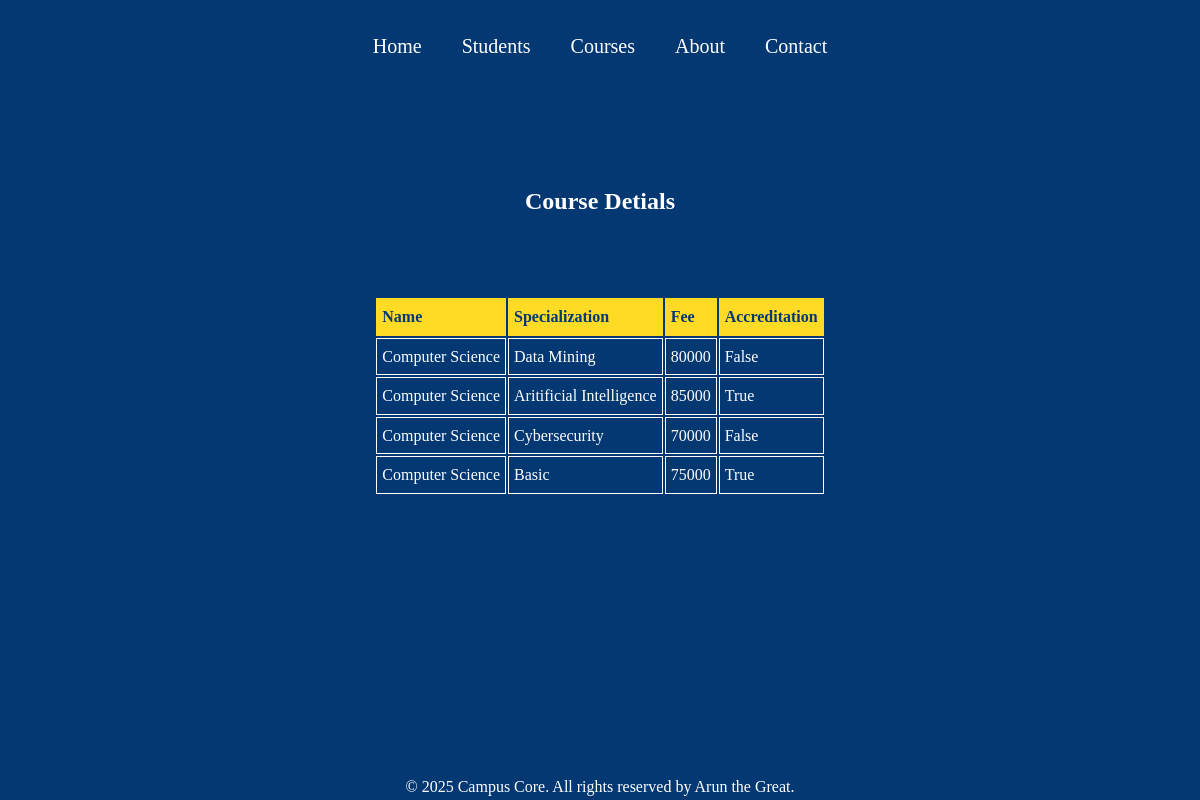
/courses/details, run on the app's committed database.
### courses/models.py (models this page shows)
class Courses(models.Model):
    name=models.CharField(max_length=30)
    spec=models.CharField(max_length=60)
    fee=models.IntegerField()
    accr=models.BooleanField()

### courses/views.py (the view)
def course_details(request):
    data = Courses.objects.all()
    return render(request, "courses/details.html", {"details":data})

### templates/courses/details.html
{% extends 'base.html' %}
{% load static %}
{% block content %}
<div class="container" id='updater'>
    <h2>Course Detials</h2><br>
<table class="crs_table">
    <tr>
        <th>Name</th>
        <th>Specialization</th>
        <th>Fee</th>
        <th>Accreditation</th>
    </tr>
    {% for course in details %}
    <tr>
        <td>{{course.name}}</td>
        <td>{{course.spec}}</td>
        <td>{{course.fee}}</td>
        <td>{{course.accr}}</td>
    </tr>
    {% endfor %}
</table>
</div>
{% endblock %}

### static/styles/base.css (style rules this page uses)
* { margin: 0; padding: 0; }
body { background-color: #043873; color: white; font-family: 'JetBrains mono'; line-height: 1.6; display: flex; flex-direction: column; min-height: 100vh; }
.container { display: flex; align-items: center; justify-content: center; padding: 10px; margin-top: 80px; }
th, td { border: 1px solid #ffffff; padding: 5px; text-align: left; }
th, td:hover { border: 1px solid #ffdb26; background-color: #ffdb26; color: #043873; padding: 5px; text-align: left; }
.crs_table { display: flex; flex-direction: column; align-items: center; padding: 20px; margin-top: 30px; }
#updater { flex-direction: column; }

### data on the page
Courses: name "Computer Science", spec "Data Mining", fee "80000", accr "False"
Courses: name "Computer Science", spec "Aritificial Intelligence", fee "85000", accr "True"
Courses: name "Computer Science", spec "Cybersecurity", fee "70000", accr "False"
Courses: name "Computer Science", spec "Basic", fee "75000", accr "True"
